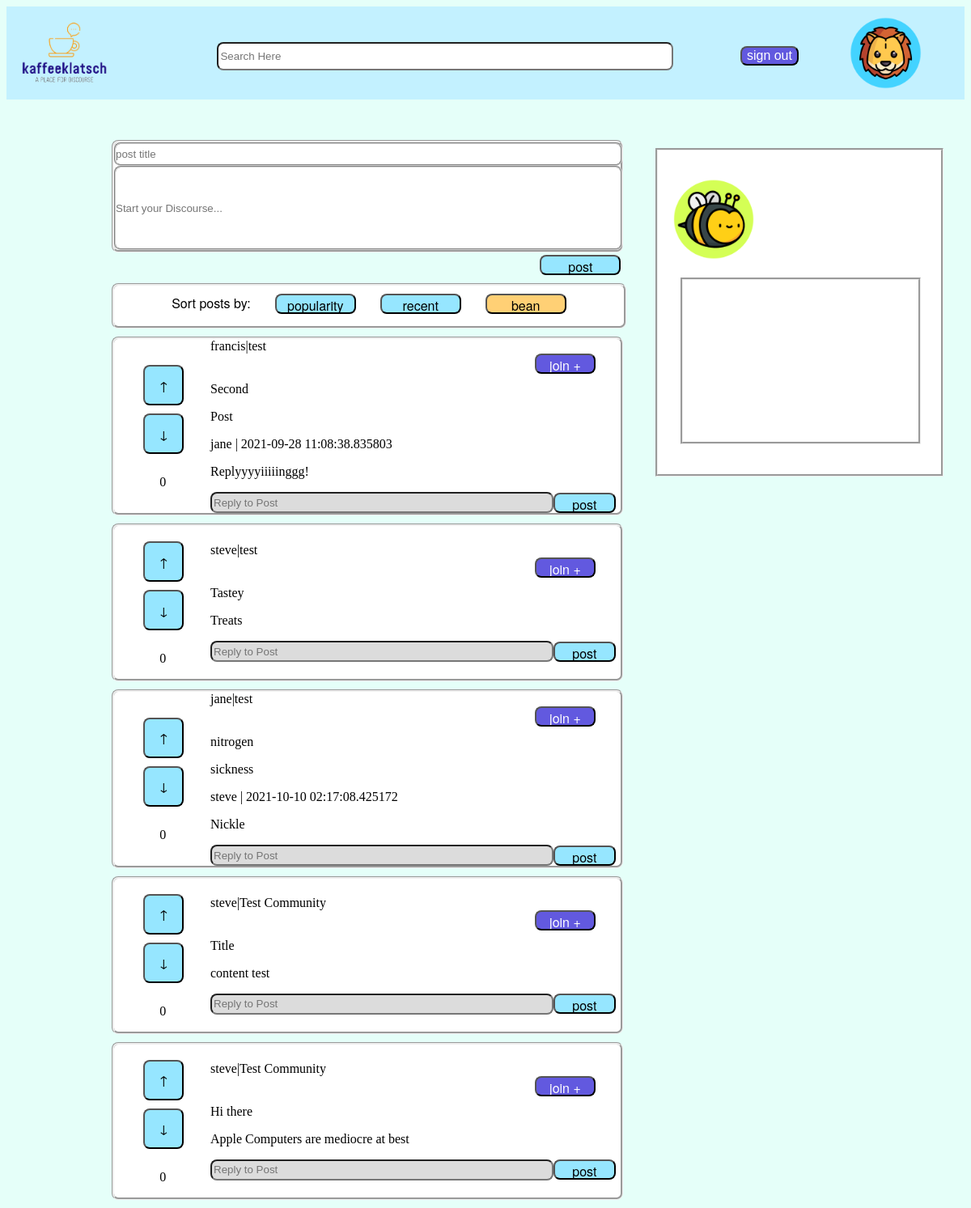
/communityPage (signed in), run on the app's committed database.
### kaffeeklatsch/models/models.py (models this page shows, shortened)
class User(db.Model, UserMixin):
    id = db.Column(db.Integer, nullable=False, primary_key=True, unique=True)
    username = db.Column(db.Text, db.ForeignKey('user_access.username'), nullable=False)
    tagline = db.Column(db.Text, db.ForeignKey('user_access.tagline'), nullable=True)
    date_joined = db.Column(db.Text, nullable=False)
    avatar = db.Column(db.Text, nullable=True)
    first_name = db.Column(db.Text, nullable=True)
    last_name = db.Column(db.Text, nullable=True)
    communities = db.Column(db.Text, nullable=True)
    users_following = db.Column(db.Text, nullable=True)
    tagline = db.Column(db.Text, nullable=True)
    date_joined = db.Column(db.Text, nullable=False)
    summary = db.Column(db.Text, nullable=True)

class Post(db.Model):
    title = db.Column(db.Text, nullable=False)
    content = db.Column(db.Text, nullable=False)
    posting_user = db.Column(db.Text, db.ForeignKey('user_access.username'), nullable=False)
    posted_date = db.Column(db.DateTime, nullable=False)
    community = db.Column(db.Text, nullable=False)
    UUID = db.Column(db.Integer, nullable=False, primary_key=True, unique=True)
    tally = db.Column(db.Integer, nullable=False)
    replies = relationship('Reply', backref='reply', lazy=True)
    def __repr__(self):
        return f"""\nPost {self.UUID}:
        \t-author: {self.posting_user}
        \t-posted_date: {self.posted_date}
        \t-content: {self.content}
        \t-community: {self.community}
        """

class Reply(db.Model):
    original_post_id = db.Column(db.Integer, db.ForeignKey('post.UUID'), nullable=False)
    reply_content = db.Column(db.Text, nullable=False)
    reply_user = db.Column(db.Text, db.ForeignKey('user_access.username'), nullable=False)
    reply_date = db.Column(db.DateTime, nullable=False)
    reply_UUID = db.Column(db.Integer, nullable=False, primary_key=True, unique=True)

### kaffeeklatsch/routes.py (the view)
@app.route('/communityPage', methods=['GET', 'POST'])
def communityPage():
  if request.method == 'POST':
    return redirect(url_for('feed'))
  sortPostForm = SortPostForm()
  replyForm = ReplyForm()
  makePostForm = MakePostForm()
  upVoteForm = UpVoteForm()
  upVoteHandler = UpVoteHandler()
  downVoteForm = DownVoteForm()
  downVoteHandler = DownVoteHandler()
  communityInfo = Community.query.filter_by(community_id=7).first()
  posts = Post.query.all()
  print(posts)
  userName = current_user.username
  userInfo = User.query.filter_by(username=userName).first()
  return render_template('community_page.html',
  makePostForm=makePostForm,
  sortPostForm=sortPostForm,
  replyForm=replyForm,
  posts=posts,
  communityInfo=communityInfo,
  upVoteForm=upVoteForm,
  downVoteForm=downVoteForm,
  userInfo=userInfo)

### kaffeeklatsch/forms/SortPostForm.py
class SortPostForm(FlaskForm):
    popularity = SubmitField('popularity')
    recent = SubmitField('recent')
    bean = SubmitField('bean')

### kaffeeklatsch/forms/ReplyForm.py
class ReplyForm(FlaskForm):
    post = SubmitField('post')
    join = SubmitField('join +')
    replyContent = StringField('reply', validators=[DataRequired(), Length(min=1, max=250)], render_kw={"placeholder": "Reply to Post"})

### kaffeeklatsch/models/models.py (called while the page is built)
@login_manager.user_loader
def load_user(username):
    return User.query.get(username)

### kaffeeklatsch/templates/community_page.html
{% extends 'base.html' %}
{% import 'make_post.html' as makePostTemplate %}
{% import 'sort_post.html' as sortPostTemplate %}
{% import 'post_reply.html' as post_reply %}
{% import 'community_profile_pane.html' as communityPaneTemplate %}
{% block addedCSS %}
<link rel="stylesheet" href="{{ url_for('static', filename='css/feed.css') }}" /> {% endblock %}
{% block search %}
<div class="search-container" id="search-container">
    <input id="search-input" type="search" id="form1" class="form-control" placeholder="Search Here"/>
</div>
{% endblock %}
{% block avatar %}
<a href="/profilepage"><img class="avatar" src="{{ url_for('static', filename='assets/imagefiles/Profile/'+ userInfo.avatar) }}" /></a>
<button onclick="document.location='logout'" class="button-style-credential">sign out</button>
{% endblock %}
{% block body %}
<div class="page">
    <body>
        <div class="content-view">
            <div class="post-pane">
                <form method="POST">
                    {{ makePostTemplate.make_post(makePostForm) }}
                    {{ sortPostTemplate.sort_post(sortPostForm) }}
                </form>
                {% for post in posts %}
                    {{ post_reply.post_reply(replyForm, upVoteForm, downVoteForm, post) }}
                {% endfor %}
            </div>
            <div>
                {{ communityPaneTemplate.community_profile_pane(communityInfo) }}
            </div>
    </body>
</div>
{% endblock %}

### kaffeeklatsch/templates/post_reply.html
{% macro post_reply(replyForm, upVoteForm, downVoteForm, postObject) %}
{% import 'post.html' as replyTemplate %}
<div>
    {{ replyTemplate.post(replyForm, upVoteForm, downVoteForm, postObject) }}
</div>
{% endmacro %}

### kaffeeklatsch/templates/post.html (shortened to what this page needs)
{% macro post(replyForm, upVoteForm, downVoteForm, postObject) %}
<link rel="stylesheet" href="{{ url_for('static', filename='css/post.css') }}" />
<div class="post-wrapper">
    <div class="vote-panel">
        <form action="" method="POST">
            {{ upVoteForm.upArrow(class="button-style-b make-button") }}
        </form>
        <form action="" method="POST">
            {{ downVoteForm.downArrow(class="button-style-b make-button") }}
        </form>
        <div class="post-tally">
            <p>{{ postObject.tally }}</p>
        </div>
    </div>
    <div class="post-panel">
        <div class="post-panel__top-line">
            <span class="owner-name">{{ postObject.posting_user }}</span> | <span class="community-content">{{ postObject.community }}</span>
        </div>
        {{ replyForm.join(class="button-style-a post-panel__join-button") }}
        <div class="post-panel__title-line">
            <span class="post-title">{{ postObject.title }}</span>
        </div>
        <div class="post-panel__post-content">
            <p class="post-content">{{ postObject.content }}</p>
        </div>
        {% for reply in postObject.replies %}
            <div class="post-panel__reply">
                <span>{{reply.reply_user}}</span> | <span>{{reply.reply_date}}</span>
                <br>
                <p>{{reply.reply_content}}</p>
            </div>
        {% endfor %}
        <form action="" method="POST">
            <div class="post-panel__reply-line">
                {{ replyForm.replyContent(class="reply-content") }}
                {{ replyForm.post(class="button-style-b make-button") }}
            </div>
        </form>
    </div>
</div>
{% endmacro %}

### kaffeeklatsch/static/css/globalstylesheet.css (style rules this page uses)
body { background-color: #E5FFF9 }
.avatar { height: 100%; float: right; margin-right: 50px; }
.page { margin: 0px; height: 100vh; padding-top: 50px; }
.button-style-credential { border-radius: 8px; background-color: #6259df; font-size: medium; color: white; }
.button-style-a { width: 100px; height: 25px; top: 225px; border-radius: 8px; background-color: #6259df; font-family: "Helvetica Neue", "Arial", sans-serif; font-size: medium; color: white; }
.button-style-b { width: 100px; height: 25px; top: 225px; border-radius: 8px; background-color: #96E6FF; font-family: "Helvetica Neue", "Arial", sans-serif; font-size: medium; color: black; margin-left: 30px; }
.button-style-bean { width: 100px; height: 25px; top: 225px; border-radius: 8px; background-color: #FFD075; font-family: "Helvetica Neue", "Arial", sans-serif; font-size: medium; color: black; margin-left: 30px; }

### kaffeeklatsch/static/css/forms.css (style rules this page uses)
input { margin-bottom: 10px; border-radius: 8px; height: 25px; width: 230px; }

### kaffeeklatsch/static/css/feed.css (style rules this page uses)
.content-view { display: flex; }
.post-pane { display: inline-block; width: 60%; }
#search-container { display: inline-block; text-align: center; width: 60%; height: 80%; padding-top: 10px; }
#search-input { background-color: white; width: 80%; height: 45%; }

### kaffeeklatsch/static/css/sort_post.css (style rules this page uses)
#postContent { left: 10px; }

### kaffeeklatsch/static/css/make_post.css (style rules this page uses)
.make-post-wrapper .post-title { display: block; width: 99.6%; border-style: groove; border-color: lightgrey; margin: 0; padding: 0; }
.make-post-wrapper .post-content { display: block; width: 99.6%; border-style: groove; border-color: lightgrey; margin: 0; padding: 0; height: 100px; }
.make-post-wrapper .make-button { float: right; margin-top: 1%; }

### kaffeeklatsch/static/css/post.css (style rules this page uses)
.post-wrapper { background-color: white; border-style: groove; border-radius: 8px; display: flex; justify-content: center; align-items: center; margin-bottom: 10px; }
.post-wrapper .vote-panel input { width: 50px; height: 50px; }
.post-wrapper .vote-panel { margin-right: 8%; margin-top: 3%; width: 10%; align-content: center; }
.post-wrapper .post-tally { margin-left: 80%; }
.post-wrapper .post-panel { display: inline-block; width: 80%; background-color: white; }
.post-panel .post-panel__reply-line { display: flex; justify-content: center; align-items: center; }
.post-panel .post-panel__join-button { margin-left: 80%; width: 15%; }
.post-wrapper .post-panel #replyContent { width: 500px; margin: auto; }
.post-wrapper .post-panel #post { width: 90px; margin: auto; }
.post-panel__top-line { background-color: white; display: inline-flex; }
#replyContent { width: 80%; height: 20px; top: 470px; left: 150px; background-color: gainsboro; }

### data on the page
User: avatar (picture)
Post: tally "0", posting_user "francis", community "test", title "Second", content "Post"
Reply: reply_user "jane", reply_date "2021-09-28 11:08:38.835803", reply_content "Replyyyyiiiiinggg!"
Post: tally "0", posting_user "steve", community "test", title "Tastey", content "Treats"
Post: tally "0", posting_user "jane", community "test", title "nitrogen", content "sickness"
Reply: reply_user "steve", reply_date "2021-10-10 02:17:08.425172", reply_content "Nickle"
Post: tally "0", posting_user "steve", community "Test Community", title "Title", content "content test"
Post: tally "0", posting_user "steve", community "Test Community", title "Hi there", content "Apple Computers are mediocre at best"
